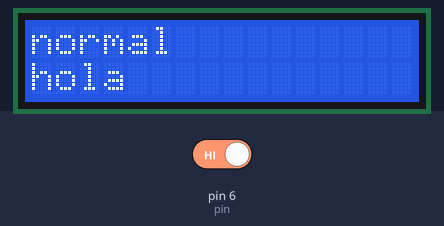
A sketch run on a simulated Arduino Uno, built with avr-gcc and run on an emulated ATmega328P. Shown: 16×2 character LCD. Inputs (shaded band) come from the test bench; at power-on: pin 6 (pin) HIGH. Random numbers use the default seed unless the sketch sets one.

Above: at 1.2 s.
1.3 s: pin 6 (pin) driven LOW
At 1.9 s:
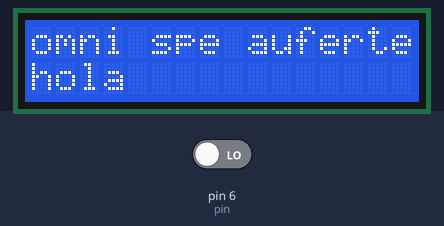
At 10.2 s:
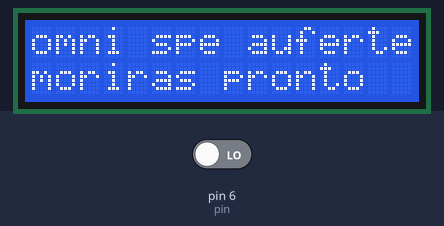
Timing chart, 0 to 11.7 s (numbered marks = the images above; inputs shaded):
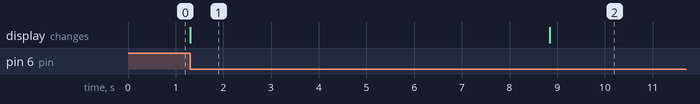

The sketch:

lcd.ino
```cpp
#include <LiquidCrystal.h>
//crea objeto liquido
LiquidCrystal lcd (12, 11, 5, 4, 3, 2);

int pin=6;
int sstate=0;
int prev=0;
int respuesta;
void setup() {
  // put your setup code here, to run once:
lcd.begin (16,2);
pinMode(pin,INPUT);

lcd.print("normal");
lcd.setCursor(0, 1);
lcd.print("hola");

}

void loop() {
  // put your main code here, to run repeatedly:
sstate=digitalRead(pin);

if(sstate==prev){
  if(sstate==LOW){

  respuesta=random();
  lcd.setCursor(0,0);
  lcd.print("omni spe auferte");
  lcd.setCursor(0,1);

    switch(respuesta){
    case 0:
    lcd.print("suerte a la proxima");
    break;

    case 1:
    lcd.print("changos");
    break;

    case 2:
    lcd.print("no habra clase");
    break;

    case 3:
    lcd.print("#ppcdsalvc");
    break;

    case 4:
    lcd.print("fierro pariente!");
    break;

    case 5:
    lcd.print("estas reprobado!!");
    break;

    case 6:
    lcd.print("moriras pronto");
    break;

    case 7:
    lcd.print("omni spe auferte");
    break;
    }
   }
  }

prev=sstate;
}
```

Measured:
- after the input at 1.3 s, the display: changes at once (image 1)
- what the display in image 1 shows lasts 7.5 s, from 1.3 s to 8.8 s
